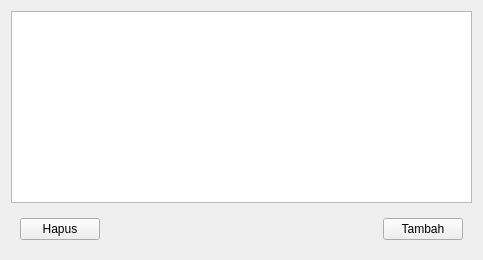
<?xml version="1.0" encoding="UTF-8"?>
<ui version="4.0">
 <class>ManagerAkun</class>
 <widget class="QDialog" name="ManagerAkun">
  <property name="geometry">
   <rect>
    <x>0</x>
    <y>0</y>
    <width>478</width>
    <height>338</height>
   </rect>
  </property>
  <property name="windowTitle">
   <string>Manager Akun</string>
  </property>
  <layout class="QVBoxLayout" name="verticalLayout">
   <property name="sizeConstraint">
    <enum>QLayout::SetFixedSize</enum>
   </property>
   <item>
    <widget class="QTableView" name="tableView">
     <property name="contextMenuPolicy">
      <enum>Qt::CustomContextMenu</enum>
     </property>
     <property name="alternatingRowColors">
      <bool>true</bool>
     </property>
     <property name="selectionMode">
      <enum>QAbstractItemView::SingleSelection</enum>
     </property>
     <property name="selectionBehavior">
      <enum>QAbstractItemView::SelectRows</enum>
     </property>
     <property name="verticalScrollMode">
      <enum>QAbstractItemView::ScrollPerPixel</enum>
     </property>
     <property name="horizontalScrollMode">
      <enum>QAbstractItemView::ScrollPerPixel</enum>
     </property>
     <property name="sortingEnabled">
      <bool>true</bool>
     </property>
     <property name="wordWrap">
      <bool>false</bool>
     </property>
    </widget>
   </item>
   <item>
    <widget class="QWidget" name="widget" native="true">
     <layout class="QHBoxLayout" name="horizontalLayout">
      <item>
       <widget class="QPushButton" name="pushButton">
        <property name="text">
         <string>Hapus</string>
        </property>
        <property name="autoDefault">
         <bool>false</bool>
        </property>
       </widget>
      </item>
      <item>
       <spacer name="horizontalSpacer">
        <property name="orientation">
         <enum>Qt::Horizontal</enum>
        </property>
        <property name="sizeHint" stdset="0">
         <size>
          <width>277</width>
          <height>20</height>
         </size>
        </property>
       </spacer>
      </item>
      <item>
       <widget class="QPushButton" name="pushButton2">
        <property name="text">
         <string>Tambah</string>
        </property>
        <property name="autoDefault">
         <bool>false</bool>
        </property>
       </widget>
      </item>
     </layout>
    </widget>
   </item>
  </layout>
 </widget>
 <resources/>
 <connections/>
</ui>
